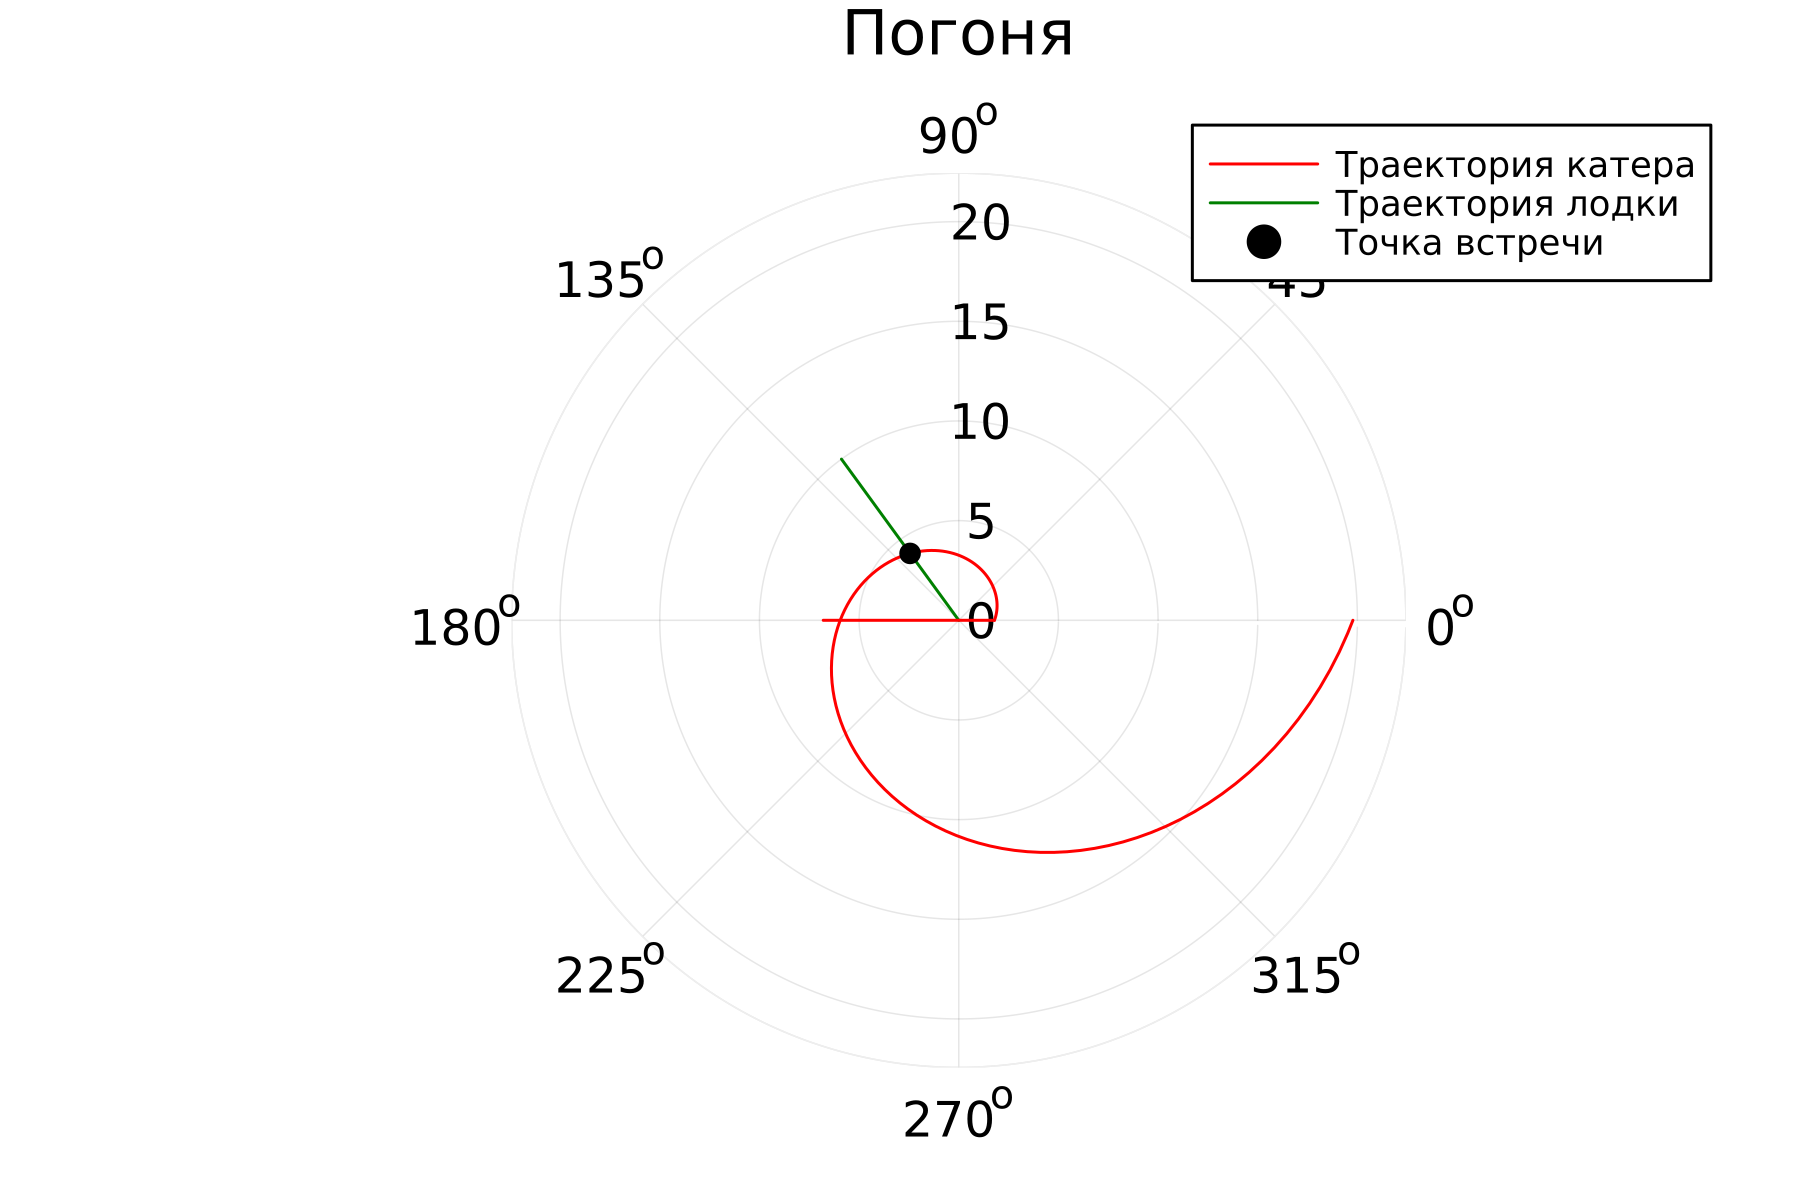

Source code (Julia):
# Решаем ОДУ

using DifferentialEquations
using Plots

"""Правая часть ОДУ
u --- переменная (скаляр или массив)
p --- параметры (кортеж, tuple)
t --- аргумент (скаляр, время)
"""
function F(u,p,t)
# p и t не используются
# но нужны для библиотеки
    return u / sqrt(6.84)
end


"Начальное значение"
const u_0 = 6.8 / 3.8

"Интервал (кортеж, tuple)"
const T = (0, 2*pi)

# Задача
prob = ODEProblem(F, u_0, T)

# Решение задачи
sol = solve(
    prob, 
    dtmax=0.05
)

plt = plot(
    proj = :polar,
    aspect_ratio=:equal,
    dpi=300,
    legend=true)

plot!(
    plt,
    sol.t,
    sol.u,
    xlabel="θ",
    ylabel="r(t)",
    label="Траектория катера",
    color=:red)

plot!(
    plt,
    [0.0, sol.t[45]],
    [0.0,10],
    xlabel="x",
    ylabel="t",
    label="Траектория лодки",
    color=:green
)

plot!(
    plt,
    [0.0, 0.0],
    [-6.8, 6.8/3.8],
    xlabel="x",
    ylabel="t",
    label="",
    color=:red
)

plot!(
    plt,
    [sol.t[45]],
    [sol.u[45]],
    seriestype=:scatter,
    xlabel="θ",
    ylabel="r(t)",
    label="Точка встречи",
    color=:black,
    title="Погоня")

savefig(plt, "lab2_second.png")